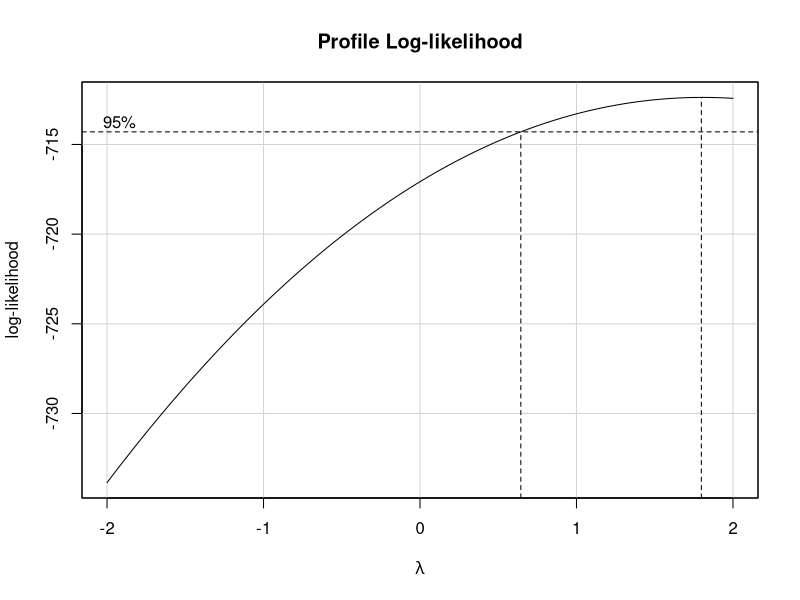
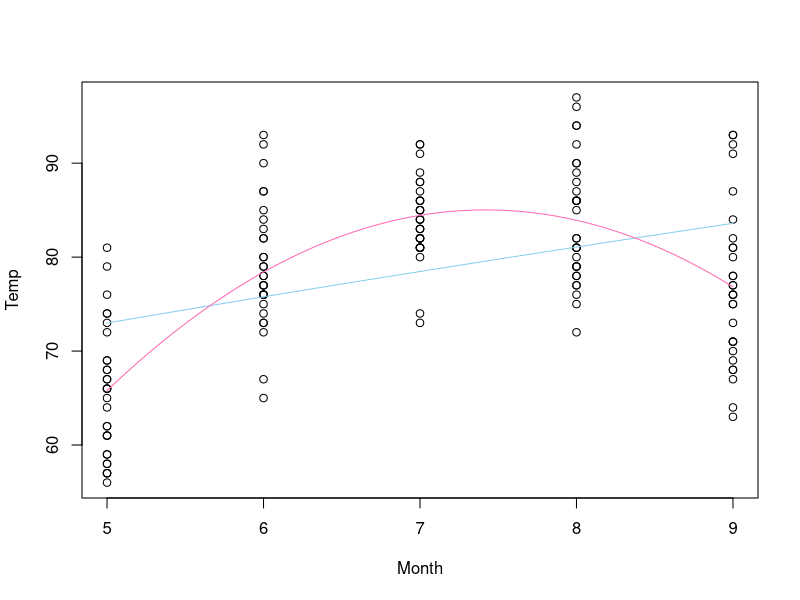
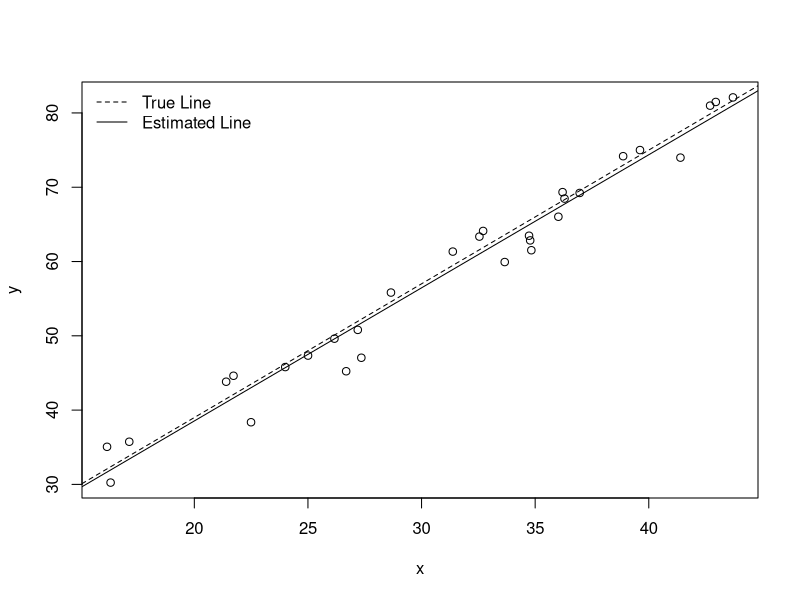

The R script that drew these images, in order:
## ---- chunk 1
knitr::opts_chunk$set(echo = TRUE)
library(car)
## ---- chunk 2
lm1 <- lm(Temp ~ Month, data=airquality) 

# transform
boxCox(lm1) # says square or nothing
lm2 <- lm(Temp^2 ~ Month, data=airquality)

plot(Temp ~ Month, data=airquality)
b <- coef(lm2)
curve(sqrt(b[1] + b[2]*x), add=TRUE, col="skyblue")

# model selection
lm3 <- lm(Temp ~ Month + I(Month^2), data=airquality)
b <- coef(lm3)

curve(b[1] + b[2]*x + b[3]*x^2, add=TRUE, col="hotpink")
## ---- chunk 3
# simulating the quadratic model
#  ## Simulating Data from a Regression Model
  ## This R-chunk is meant to be played in your R Console.
  ## It allows you to explore how the various elements
  ## of the regression model combine together to "create"
  ## data and then use the data to "re-create" the line.

  set.seed(101) #Allows us to always get the same "random" sample
                #Change to a new number to get a new sample

  n <- 30 #set the sample size

  X_i <- runif(n, 15, 45) 
    #Gives n random values from a uniform distribution between 15 to 45.

  beta0 <- 3 #Our choice for the y-intercept. 

  beta1 <- 1.8 #Our choice for the slope. 

  sigma <- 2.5 #Our choice for the std. deviation of the error terms.


  epsilon_i <- rnorm(n, 0, sigma) 
    #Gives n random values from a normal distribution with mean = 0, st. dev. = sigma.

  Y_i <- beta0 + beta1*X_i + epsilon_i 
    #Create Y using the normal error regression model

  fabData <- data.frame(y=Y_i, x=X_i) 
    #Store the data as data

  View(fabData) 
  

  #In the real world, we begin with data (like fabData) and try to recover the model that 
  # (we assume) was used to created it.

  fab.lm <- lm(y ~ x, data=fabData) #Fit an estimated regression model to the fabData.

  summary(fab.lm) #Summarize your model. 

  plot(y ~ x, data=fabData) #Plot the data.

  abline(fab.lm) #Add the estimated regression line to your plot.


  # Now for something you can't do in real life... but since we created the data...

  abline(beta0, beta1, lty=2) 
    #Add the true regression line to your plot using a dashed line (lty=2). 

  legend("topleft", legend=c("True Line", "Estimated Line"), lty=c(2,1), bty="n") 
    #Add a legend to your plot specifying which line is which.
